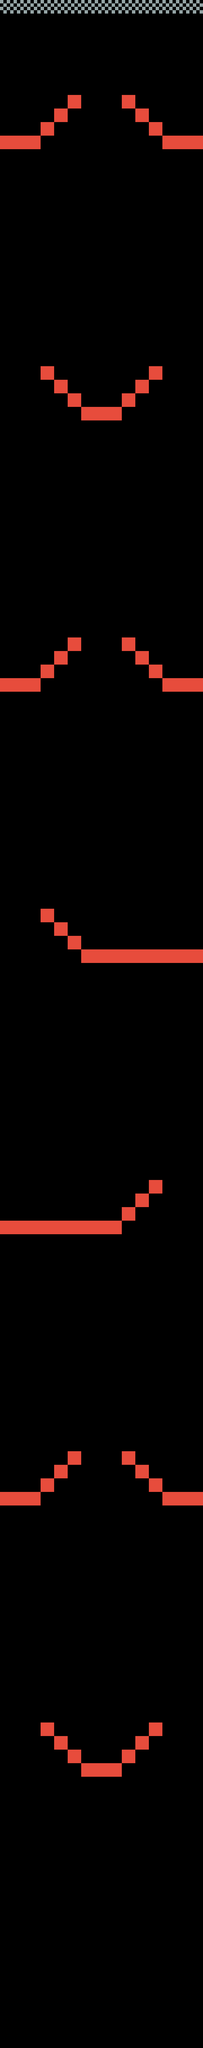

Below is a game level as drawn by its tile map, then a one-line description and the .tmx that defines it (tile-layer data replaced by summaries):
An orthogonal 15x151 tile map with 48x48 px tiles, 2 tile layers (walls, finish).

<map version="1.0" orientation="orthogonal" renderorder="right-down" width="15" height="151" tilewidth="48" tileheight="48">
 <tileset firstgid="1" name="tile_set" tilewidth="48" tileheight="48">
  <image source="tile_set.png" width="144" height="96" />
 </tileset>
 <layer name="walls" width="15" height="151">
  <data>[2265 cells, 78 non-empty, 1 distinct tile ids]</data>
 </layer>
 <layer name="finish" width="15" height="151">
  <data>[2265 cells, 15 non-empty, 1 distinct tile ids]</data>
 </layer>
</map>
